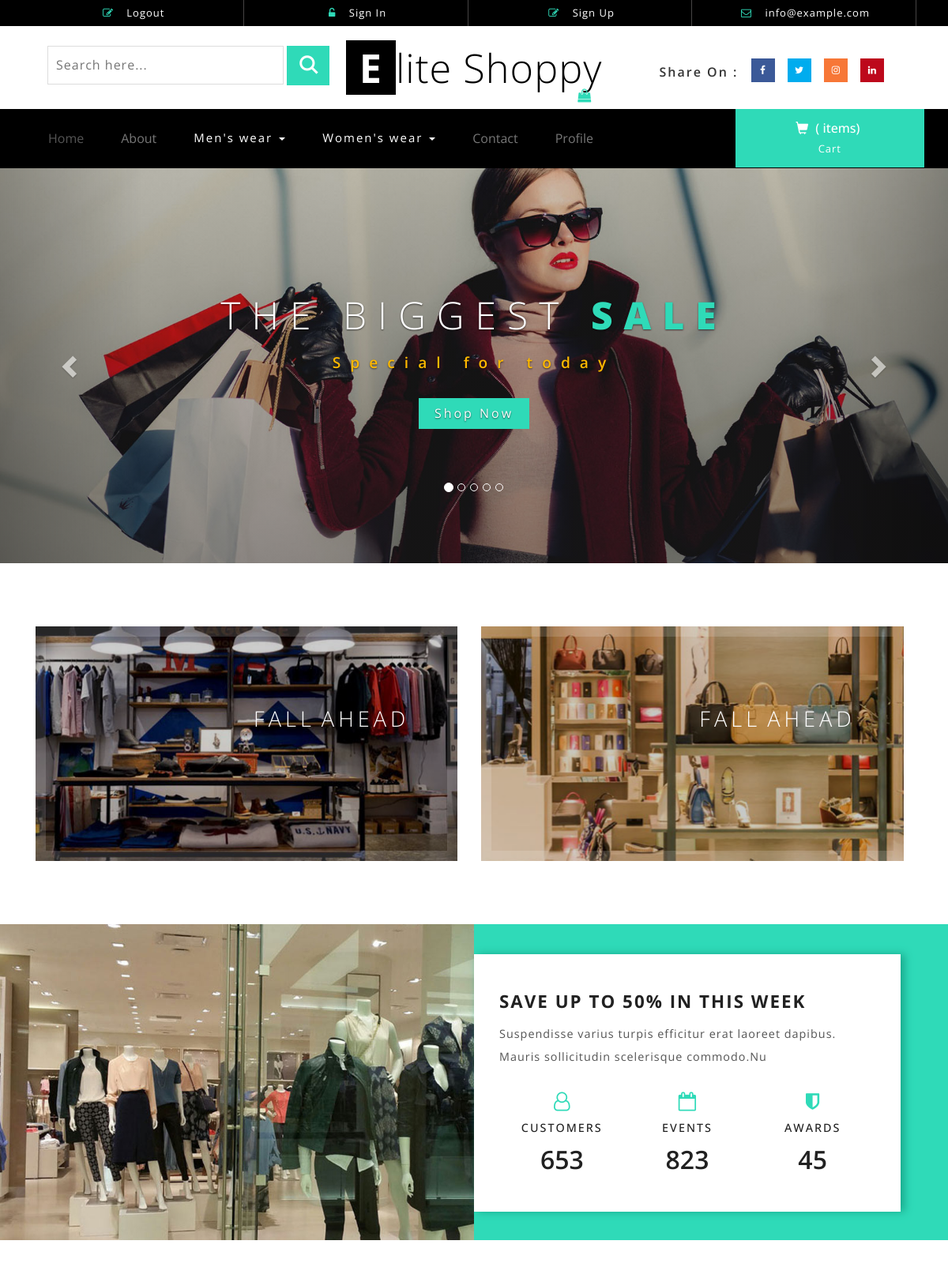
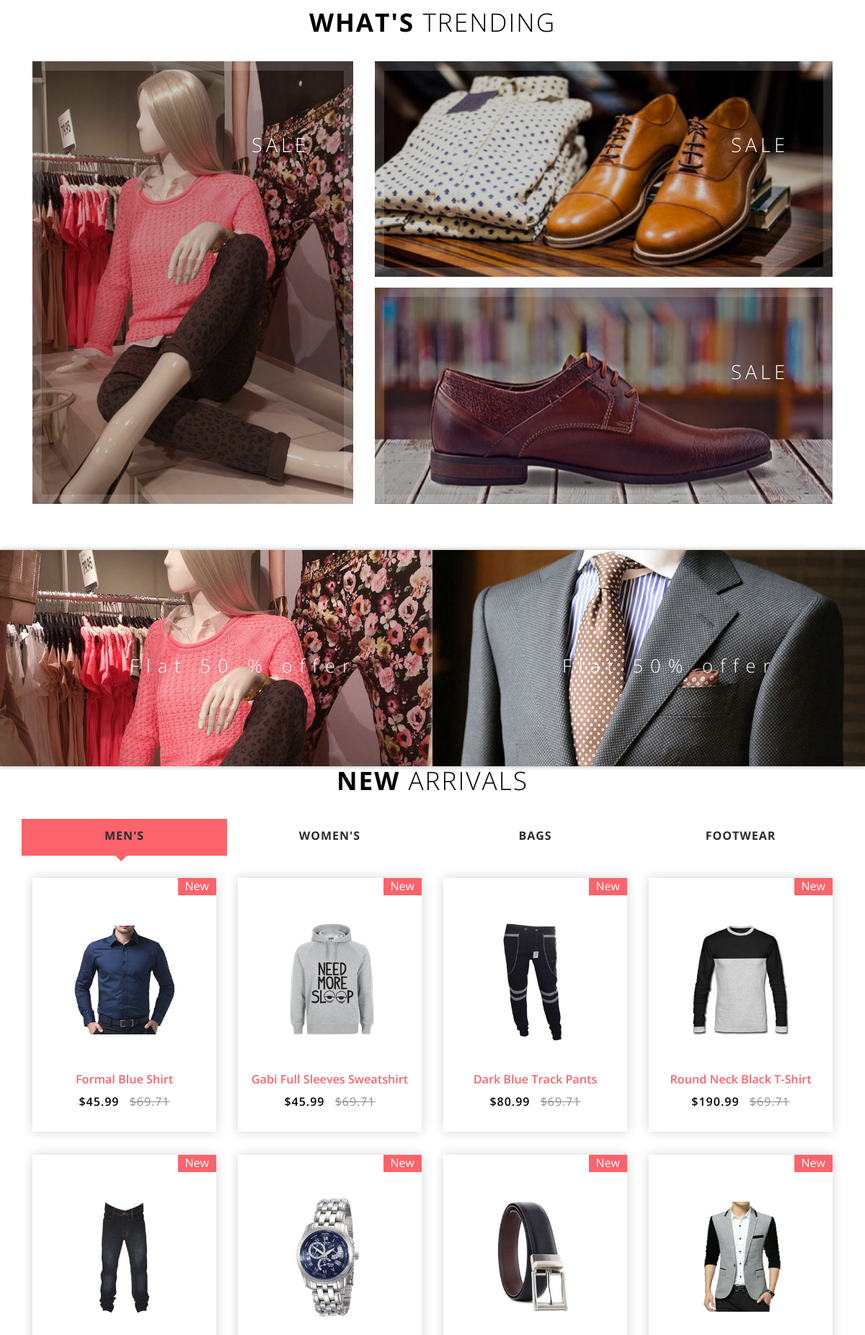
The page / (upper part) on the database its author committed (2 pictures, top to bottom).
### shop/models.py (models this page shows, shortened)
class arrivals(models.Model):
    Season=models.CharField(max_length=100)
    image=models.ImageField(upload_to='images')
    date=models.DateField(auto_now=True)

class sale(models.Model):
    s_save=models.CharField(max_length=100)
    image1=models.ImageField(upload_to='images')
    description=models.CharField(max_length=100)
    date=models.DateField(auto_now=True)

class trending(models.Model):
    w_sale=models.CharField(max_length=100)
    image1=models.ImageField(upload_to='images')
    w_description=models.CharField(max_length=100)
    m_sale=models.CharField(max_length=100)
    image2=models.ImageField(upload_to='images')
    m_description=models.CharField(max_length=100)
    f_sale=models.CharField(max_length=100)
    image3=models.ImageField(upload_to='images')
    f_description=models.CharField(max_length=100)
    date=models.DateField(auto_now=True)

class discount(models.Model):
    w_sale=models.CharField(max_length=100)
    image1=models.ImageField(upload_to='images')
    m_sale=models.CharField(max_length=100)
    image2=models.ImageField(upload_to='images')
    date=models.DateField(auto_now=True)

class product(models.Model):
    product_name=models.CharField(max_length=100)
    product_price=models.DecimalField(max_digits=5, decimal_places=2)
    product_image_front=models.ImageField(upload_to='images')
    product_image_back=models.ImageField(upload_to='images')
    product_spects=models.CharField(max_length=200)
    product_date=models.DateField(auto_now=True)
    category = models.CharField(max_length=1,
    choices=CATEGORY_CHOICES, default='Pending')

### shop/views.py (the view, shortened to what this page needs)
# urls.py: path('',views.ProductView.as_view(), name=('index')),
class ProductView(View):
    def get(self, request):
        mens=product.objects.filter(category='M')
        womens=product.objects.filter(category='W')
        bags=product.objects.filter(category='B')
        footwear=product.objects.filter(category='F')
        a= arrivals.objects.all()
        b= sale.objects.all()
        c= trending.objects.all()
        d= discount.objects.all()
        h=information.objects.all()
        l=foot.objects.all()
        form = CustomerRegistraionForm()
        return render(request, 'shop/index.html', {'MENS':mens,'WOMENS':womens,'BAGS':bags,'FOOTWEARS':footwear,'A':a,'B':b,'C':c,'D':d, 'H':h,'L':l,'form':form})

### shop/forms.py
class CustomerRegistraionForm(UserCreationForm):
 password1 = forms.CharField(label='Password (atleast 8 characters)' , widget=forms.PasswordInput(attrs={'class':'form-control'}))
 password2 = forms.CharField(label='Confirm Password (again)' , widget=forms.PasswordInput(attrs={'class':'form-control'}))
 email = forms.CharField(required=True , widget=forms.EmailInput(attrs={'class':'form-control'}))
 class Meta:
     model = User
     fields = ['username','email','password1','password2']
     labels = {'email':'Email'}
     widgets = {'username': forms.TextInput(attrs={'class':'form-control'})}

### shop/templates/shop/index.html (shortened to what this page needs)
{% load static %}
{% load widget_tweaks %}
<!DOCTYPE html>
<html>
<head>
<link href="{% static 'shop/css/bootstrap.css' %}" rel="stylesheet" type="text/css" media="all" />
<link href="{% static 'shop/css/style.css' %}" rel="stylesheet" type="text/css" media="all" />
<link href="{% static 'shop/css/font-awesome.css' %}" rel="stylesheet">
<link href="{% static 'shop/css/easy-responsive-tabs.css' %}" rel='stylesheet' type='text/css'/>
</head>
<body>
<div class="header" id="home">
	<div class="container">
		<ul>
		    <li> <a href="{% url 'logout' %}"  ><i class="fa fa-pencil-square-o" aria-hidden="true"></i> Logout </a></li>
		    <li> <a href="{% url 'login' %}" ><i class="fa fa-unlock-alt" aria-hidden="true"></i> Sign In </a></li>
			<li> <a href="#" data-toggle="modal" data-target="#myModal2"><i class="fa fa-pencil-square-o" aria-hidden="true"></i> Sign Up </a></li>
			<li><i class="fa fa-envelope-o" aria-hidden="true"></i> <a href="mailto:info@example.com">info@example.com</a></li>
		</ul>
	</div>
</div>
<div class="header-bot">
	<div class="header-bot_inner_wthreeinfo_header_mid">
		<div class="col-md-4 header-middle">
			<form action="#" method="post">
					<input type="search" name="search" placeholder="Search here..." required="">
					<input type="submit" value=" ">
			</form>
		</div>
			<div class="col-md-4 logo_agile">
				<h1><a href="{% url 'index' %}"><span>E</span>lite Shoppy <i class="fa fa-shopping-bag top_logo_agile_bag" aria-hidden="true"></i></a></h1>
			</div>
		<div class="col-md-4 agileits-social top_content">
						<ul class="social-nav model-3d-0 footer-social w3_agile_social">
						                                   <li class="share">Share On : </li>
															<li><a href="https://www.facebook.com/" class="facebook">
																  <div class="front"><i class="fa fa-facebook" aria-hidden="true"></i></div>
																  <div class="back"></div></a></li>
															<li><a href="https://www.twitter.com/" class="twitter">
																  <div class="front"><i class="fa fa-twitter" aria-hidden="true"></i></div>
																  <div class="back"></div></a></li>
															<li><a href="https://www.instagram.com/" class="instagram">
																  <div class="front"><i class="fa fa-instagram" aria-hidden="true"></i></div>
																  <div class="back"></div></a></li>
															<li><a href="https://www.linkedin.com/" class="pinterest">
																  <div class="front"><i class="fa fa-linkedin" aria-hidden="true"></i></div>
																  <div class="back"></div></a></li>
														</ul>
		</div>
		<div class="clearfix"></div>
	</div>
</div>
<div class="ban-top">
	<div class="container">
		<div class="top_nav_left">
			<nav class="navbar navbar-default">
			  <div class="container-fluid">
				<div class="collapse navbar-collapse menu--shylock" id="bs-example-navbar-collapse-1">
				  <ul class="nav navbar-nav menu__list">
					<li class="active menu_item menuitem--current"><a class="menu_link" href="{% url 'index' %}">Home <span class="sr-only">(current)</span></a></li>
					<li class=" menu_item"><a class="menu_link" href="{% url 'about' %}">About</a></li>
					<li class="dropdown menu__item">
						<a href="#" class="dropdown-toggle menu__link" data-toggle="dropdown" role="button" aria-haspopup="true" aria-expanded="false">Men's wear <span class="caret"></span></a>
					</li>
					<li class="dropdown menu__item">
						<a href="#" class="dropdown-toggle menu__link" data-toggle="dropdown" role="button" aria-haspopup="true" aria-expanded="false">Women's wear <span class="caret"></span></a>
					</li>
					<li class=" menu_item"><a class="menu_link" href="{% url 'contact' %}">Contact</a></li>
					<li class=" menu_item"><a class="menu_link" href="{% url 'profile' %}">Profile</a></li>
				  </ul>
				</div>
			  </div>
			</nav>
		</div>
		<div class="top_nav_right">
			<div class="cart box_1">
						<a href="{% url 'showcart' %}">
							<h3> <div class="total">
								<i class="glyphicon glyphicon-shopping-cart" aria-hidden="true"></i>
								 ( items)</div>
							</h3>
						</a>
						<p><a href="javascript:;" class="simpleCart_empty">Cart</a></p>
			</div>
		</div>
		<div class="clearfix"></div>
	</div>
</div>
	<div id="myCarousel" class="carousel slide" data-ride="carousel">
		<ol class="carousel-indicators">
			<li data-target="#myCarousel" data-slide-to="0" class="active"></li>
			<li data-target="#myCarousel" data-slide-to="1" class=""></li>
			<li data-target="#myCarousel" data-slide-to="2" class=""></li>
			<li data-target="#myCarousel" data-slide-to="3" class=""></li>
			<li data-target="#myCarousel" data-slide-to="4" class=""></li>
		</ol>
		<div class="carousel-inner" role="listbox">
			<div class="item active">
				<div class="container">
					<div class="carousel-caption">
						<h3>The Biggest <span>Sale</span></h3>
						<p>Special for today</p>
						<a class="hvr-outline-out button2" href="{% url 'mens' %}">Shop Now </a>
					</div>
				</div>
			</div>
		</div>
		<a class="left carousel-control" href="#myCarousel" role="button" data-slide="prev">
			<span class="glyphicon glyphicon-chevron-left" aria-hidden="true"></span>
		</a>
		<a class="right carousel-control" href="#myCarousel" role="button" data-slide="next">
			<span class="glyphicon glyphicon-chevron-right" aria-hidden="true"></span>
		</a>
    </div>
    <div class="banner_bottom_agile_info">
	    <div class="container">
            <div class="banner_bottom_agile_info_inner_w3ls">
			        {% for data_rec6 in A %}
    	           <div class="col-md-6 wthree_banner_bottom_grid_three_left1 grid">
						<figure class="effect-roxy">
							<img src= images/{{data_rec6.image}} alt=" " class="img-responsive" />
							<figcaption>
								<h3>{{ data_rec6.Season}}</h3>
							</figcaption>
						</figure>
					</div>
					{% endfor %}
		    </div>
		 </div>
    </div>
	<div class="schedule-bottom">
	    {% for data_rec7 in B %}
		<div class="col-md-6 agileinfo_schedule_bottom_left">
			<img src=images/{{data_rec7.image1}} alt=" " class="img-responsive" />
		</div>
		<div class="col-md-6 agileits_schedule_bottom_right">
			<div class="w3ls_schedule_bottom_right_grid">
				<h3>{{ data_rec7.s_save}}</h3>
				<p>{{ data_rec7.description}}</p>
				<div class="col-md-4 w3l_schedule_bottom_right_grid1">
					<i class="fa fa-user-o" aria-hidden="true"></i>
					<h4>Customers</h4>
					<h5 class="counter">653</h5>
				</div>
				<div class="col-md-4 w3l_schedule_bottom_right_grid1">
					<i class="fa fa-calendar-o" aria-hidden="true"></i>
					<h4>Events</h4>
					<h5 class="counter">823</h5>
				</div>
				<div class="col-md-4 w3l_schedule_bottom_right_grid1">
					<i class="fa fa-shield" aria-hidden="true"></i>
					<h4>Awards</h4>
					<h5 class="counter">45</h5>
				</div>
				<div class="clearfix"> </div>
			</div>
		</div>
		{% endfor %}
	</div>
	<div class="banner-bootom-w3-agileits">
	<div class="container">
		<h3 class="wthree_text_info">What's <span>Trending</span></h3>
	    {% for data_rec8 in C %}
		<div class="col-md-5 bb-grids bb-left-agileits-w3layouts">
			<a href="{% url 'womens' %}">
			   <div class="bb-left-agileits-w3layouts-inner grid">
					<figure class="effect-roxy">
							<img src=images/{{data_rec8.image1}} alt=" " class="img-responsive" />
							<figcaption>
								<h3>{{ data_rec8.w_description}} </h3>
							</figcaption>
						</figure>
			    </div>
			</a>
		</div>
		<div class="col-md-7 bb-grids bb-middle-agileits-w3layouts">
		      <a href="{% url 'mens' %}">
		       <div class="bb-middle-agileits-w3layouts grid">
			           <figure class="effect-roxy">
							<img src=images/{{data_rec8.image2}} alt=" " class="img-responsive" />
							<figcaption>
								<h3>{{ data_rec8.m_description}}</h3>
							</figcaption>
						</figure>
		        </div>
				</a>
				<a href="{% url 'mens' %}">
		      <div class="bb-middle-agileits-w3layouts forth grid">
						<figure class="effect-roxy">
							<img src=images/{{data_rec8.image3}} alt=" " class="img-responsive">
							<figcaption>
								<h3> {{ data_rec8.f_description}}</h3>
							</figcaption>
						</figure>
					</div>
					{% endfor %}
					</a>
	</div>
	</div>
    </div>
      <div class="agile_last_double_sectionw3ls">
	        {% for data_rec9 in D %}
            <div class="col-md-6 multi-gd-img multi-gd-text ">
					<a href="{% url 'womens' %}"><img src=images/{{data_rec9.image1}} alt=" "><h4>{{ data_rec9.w_sale}}</h4></a>
			</div>
			 <div class="col-md-6 multi-gd-img multi-gd-text ">
					<a href="{% url 'womens' %}"><img src=images/{{data_rec9.image2}} alt=" "><h4>{{ data_rec9.m_sale}}</h4></a>
			</div>
			{% endfor %}
	   </div>
	<div class="new_arrivals_agile_w3ls_info">
		<div class="container">
		    <h3 class="wthree_text_info">New <span>Arrivals</span></h3>
				<div id="horizontalTab">
						<ul class="resp-tabs-list">
							<li> Men's</li>
							<li> Women's</li>
							<li> Bags</li>
							<li> Footwear</li>
						</ul>
					<div class="resp-tabs-container">
						<div class="tab1">
						    {% for data_rec in MENS %}
							<div class="col-md-3 product-men">
								<div class="men-pro-item simpleCart_shelfItem">
									<div class="men-thumb-item">
										<img src=images/{{data_rec.product_image_front}} alt="" class="pro-image-front">
											<span class="product-new-top">New</span>
									</div>
									<div class="item-info-product ">
										<h4><a href="{% url 'single' data_rec.id %}">{{ data_rec.product_name}}</a></h4>
										<div class="info-product-price">
											<span class="item_price">${{ data_rec.product_price}}</span>
											<del>$69.71</del>
										</div>
									</div>
								</div>
							</div>
							{% endfor %}
		</div>
					</div>
				</div>
			</div>
		</div>
</body>
</html>

### shop/static/shop/css/easy-responsive-tabs.css (style rules this page uses)
body { margin: 0px; padding: 0px; }
ul.resp-tabs-list, p { margin: 0px; padding: 0px; }
.resp-tabs-list li { display: inline-block; padding: 12px 20px; margin: 0; list-style: none; cursor: pointer; float: left; color: #2A2B2F; width: 25%; text-align: center; font-size: 1em; font-weight: 700; letter-spacing: 1px; text-transform: uppercase; }
.resp-tabs-container { padding: 0px; clear: left; }
.resp-tab-content { display: none; }
.resp-tab-active { border-bottom: 4px solid #fc636b; margin-bottom: -1px !important; position:relative; background:#fc636b; }
.resp-tab-active:before { content: ''; position: absolute; width: 0; height: 0; border-top: 10px solid #fc636b; border-left: 10px solid rgba(69, 42, 21, 0); border-right: 10px solid rgba(199, 57, 57, 0); left: 45%; top: 103%; transition: 0.5s all; -webkit-transition: 0.5s all; -o-transition: 0.5s all; -moz-transition: 0.5s all; -ms-transition: 0.5s all; }
.resp-tab-active { background-color:#fc636b; }
.resp-tab-content-active { display: block; }

### rows shown on the page
arrivals: image (picture), Season "FALL AHEAD"
arrivals: image (picture), Season "FALL AHEAD"
sale: image1 (picture), s_save "SAVE UP TO 50% IN THIS WEEK", description "Suspendisse varius turpis efficitur erat laoreet dapibus. Mauris sollicitudin scelerisque commodo.Nu"
trending: image1 (picture), w_description "SALE", image2 (picture), m_description "SALE", image3 (picture), f_description "SALE"
discount: image1 (picture), w_sale "Flat 50 % offer", image2 (picture), m_sale "Flat 50% offer"
product: product_image_front (picture), product_name "Formal Blue Shirt", product_price "45.99"
product: product_image_front (picture), product_name "Gabi Full Sleeves Sweatshirt", product_price "45.99"
product: product_image_front (picture), product_name "Dark Blue Track Pants", product_price "80.99"
product: product_image_front (picture), product_name "Round Neck Black T-Shirt", product_price "190.99"
product: product_image_front (picture)
product: product_image_front (picture)
product: product_image_front (picture)
product: product_image_front (picture)
